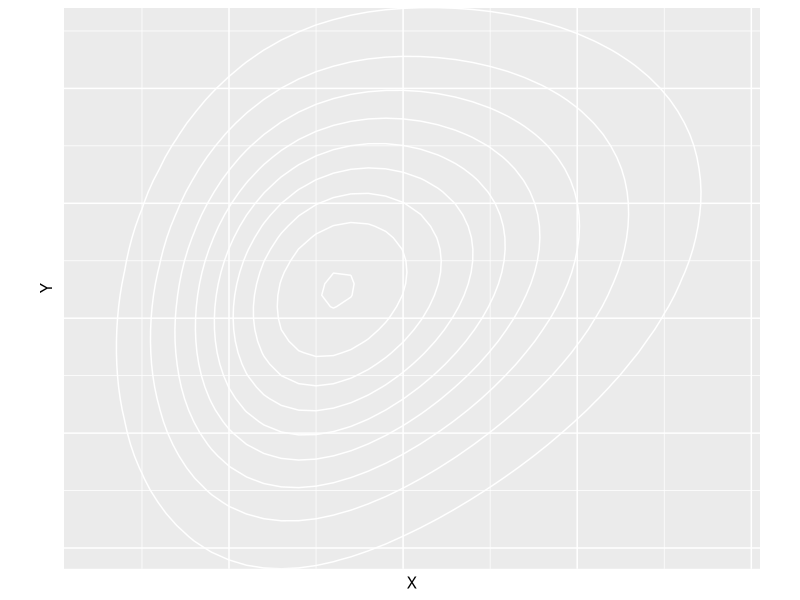

Source code (R):
## ---- chunk 1
    #| warning: false
    #| cache: true
    #| echo: false
    #| fig-align: center
    #| fig-width:4
    #| fig-dpi: 600

library(dplyr)
library(ggplot2)

sigma_a <- 1.3
sigma_b <- 1
rho <- 0.4
M <- matrix(c(sigma_a,0,0,sigma_b),nrow = 2) 
K <- matrix(c(1,rho,rho,1),nrow = 2) 

cov <- M %*% K %*% M

data <- expand.grid(x1 = seq(-3,3,0.1),
                        x2 = seq(-3,3,0.1))

data |>
  mutate(f = 2*
           purrr::map2_dbl(x1,x2,~mvtnorm::dmvnorm(c(.x,.y),c(0,0),sigma=matrix(c(1.5,0.6,0.6,1.5),nrow = 2)))*
           pnorm(x1*2+x2*0)) |>
  ggplot() + 
  scale_x_continuous("X",limits = c(-0.95,3.05), expand = c(0,0)) +
  scale_y_continuous("Y",expand = c(0,0)) +
  #geom_raster(aes(x=x1,y=x2,fill=f)) +
  stat_contour(aes(x=x1,y=x2,z=f),col="white") + 
  viridis::scale_fill_viridis(option="D") +
  theme(axis.text = element_blank(),
        axis.ticks = element_blank(),
        legend.position = "none") +
  coord_fixed(0.66)
